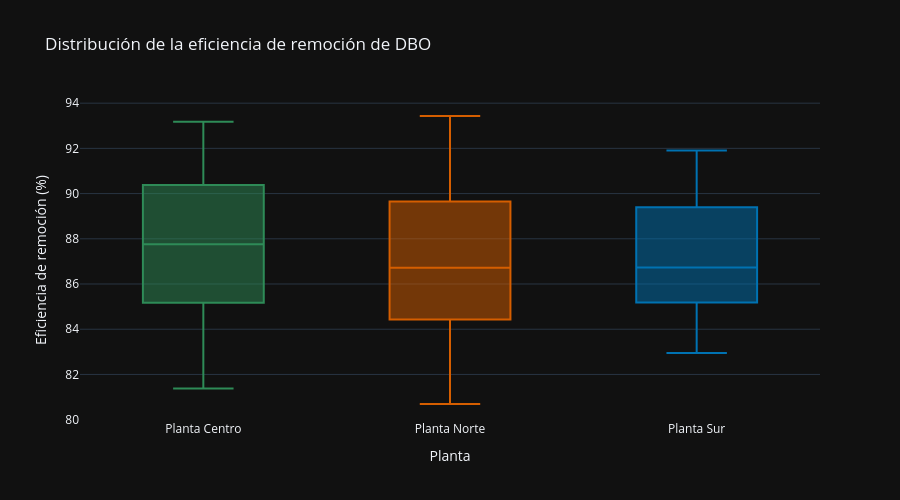

This figure's notebook cell:
### Code cell
fig_distribucion_eficiencia = px.box(
    df,
    x="planta",
    y="eficiencia_remocion_DBO_pct",
    color="planta",
    category_orders={
        "planta": ORDEN_PLANTAS
    },
    color_discrete_map=COLORES_PLANTAS,
    points="outliers",
    title="Distribución de la eficiencia de remoción de DBO",
    labels={
        "planta": "Planta",
        "eficiencia_remocion_DBO_pct":
            "Eficiencia de remoción (%)"
    },
    hover_data={
        "fecha_registro": True,
        "DBO_entrada_mg_L": ":.1f",
        "DBO_salida_mg_L": ":.1f"
    },
    template="plotly_dark"
)

fig_distribucion_eficiencia.update_layout(
    height=500,
    showlegend=False
)

fig_distribucion_eficiencia.show()

### Figure 1 — Plotly figure (JSON) as saved in the notebook; plotly's stock layout.template omitted (floating-point values rounded to 4 significant figures; data arrays with more than 128 entries replaced by an {"elided": "..."} marker saying what was removed)
{"data": [{"alignmentgroup": "True", "boxpoints": "outliers", "customdata": {"elided": "75x3 mixed values"}, "hovertemplate": "Planta=%{x}<br>Eficiencia de remoción (%)=%{y}<br>fecha_registro=%{customdata[0]}<br>DBO_entrada_mg_L=%{customdata[1]:.1f}<br>DBO_salida_mg_L=%{customdata[2]:.1f}<extra></extra>", "legendgroup": "Planta Centro", "marker": {"color": "#2E8B57"}, "name": "Planta Centro", "notched": false, "offsetgroup": "Planta Centro", "orientation": "v", "showlegend": true, "type": "box", "x": ["Planta Centro", "Planta Centro", "Planta Centro", "Planta Centro", "Planta Centro", "Planta Centro", "Planta Centro", "Planta Centro", "Planta Centro", "Planta Centro", "Planta Centro", "Planta Centro", "Planta Centro", "Planta Centro", "Planta Centro", "Planta Centro", "Planta Centro", "Planta Centro", "Planta Centro", "Planta Centro", "Planta Centro", "Planta Centro", "Planta Centro", "Planta Centro", "Planta Centro", "Planta Centro", "Planta Centro", "Planta Centro", "Planta Centro", "Planta Centro", "Planta Centro", "Planta Centro", "Planta Centro", "Planta Centro", "Planta Centro", "Planta Centro", "Planta Centro", "Planta Centro", "Planta Centro", "Planta Centro", "Planta Centro", "Planta Centro", "Planta Centro", "Planta Centro", "Planta Centro", "Planta Centro", "Planta Centro", "Planta Centro", "Planta Centro", "Planta Centro", "Planta Centro", "Planta Centro", "Planta Centro", "Planta Centro", "Planta Centro", "Planta Centro", "Planta Centro", "Planta Centro", "Planta Centro", "Planta Centro", "Planta Centro", "Planta Centro", "Planta Centro", "Planta Centro", "Planta Centro", "Planta Centro", "Planta Centro", "Planta Centro", "Planta Centro", "Planta Centro", "Planta Centro", "Planta Centro", "Planta Centro", "Planta Centro", "Planta Centro"], "x0": " ", "xaxis": "x", "y": [82.41, 90.15, 83.7, 87.7, 88.61, 91.62, 82.92, 88.39, 91.71, 86.21, 90.45, 85.25, 90.48, 88.73, 84.13, 85.51, 91.79, 91.2, 87.02, 82.54, 90.91, 91.18, 88.88, 83.41, 87.47, 87.53, 87.9, 91.02, 85.17, 83.99, 90.89, 88.02, 84.2, 83.61, 91.2, 82.76, 92.06, 92.51, 91.43, 85.2, 89.57, 91.16, 88.57, 89.11, 83.01, 83.3, 91.47, 87.76, 88.72, 93.17, 90.0, 86.49, 85.18, 89.13, 88.42, 89.28, 84.28, 87.94, 85.62, 85.56, 87.89, 82.6, 93.09, 85.63, 87.65, 86.44, 86.43, 81.38, 85.95, 92.16, 82.4, 89.47, 87.41, 82.57, 84.78], "y0": " ", "yaxis": "y"}, {"alignmentgroup": "True", "boxpoints": "outliers", "customdata": {"elided": "71x3 mixed values"}, "hovertemplate": "Planta=%{x}<br>Eficiencia de remoción (%)=%{y}<br>fecha_registro=%{customdata[0]}<br>DBO_entrada_mg_L=%{customdata[1]:.1f}<br>DBO_salida_mg_L=%{customdata[2]:.1f}<extra></extra>", "legendgroup": "Planta Norte", "marker": {"color": "#D55E00"}, "name": "Planta Norte", "notched": false, "offsetgroup": "Planta Norte", "orientation": "v", "showlegend": true, "type": "box", "x": ["Planta Norte", "Planta Norte", "Planta Norte", "Planta Norte", "Planta Norte", "Planta Norte", "Planta Norte", "Planta Norte", "Planta Norte", "Planta Norte", "Planta Norte", "Planta Norte", "Planta Norte", "Planta Norte", "Planta Norte", "Planta Norte", "Planta Norte", "Planta Norte", "Planta Norte", "Planta Norte", "Planta Norte", "Planta Norte", "Planta Norte", "Planta Norte", "Planta Norte", "Planta Norte", "Planta Norte", "Planta Norte", "Planta Norte", "Planta Norte", "Planta Norte", "Planta Norte", "Planta Norte", "Planta Norte", "Planta Norte", "Planta Norte", "Planta Norte", "Planta Norte", "Planta Norte", "Planta Norte", "Planta Norte", "Planta Norte", "Planta Norte", "Planta Norte", "Planta Norte", "Planta Norte", "Planta Norte", "Planta Norte", "Planta Norte", "Planta Norte", "Planta Norte", "Planta Norte", "Planta Norte", "Planta Norte", "Planta Norte", "Planta Norte", "Planta Norte", "Planta Norte", "Planta Norte", "Planta Norte", "Planta Norte", "Planta Norte", "Planta Norte", "Planta Norte", "Planta Norte", "Planta Norte", "Planta Norte", "Planta Norte", "Planta Norte", "Planta Norte", "Planta Norte"], "x0": " ", "xaxis": "x", "y": [85.79, 89.71, 90.09, 90.05, 92.11, 84.96, 86.96, 85.77, 88.27, 81.71, 87.84, 82.15, 81.46, 92.6, 84.41, 83.04, 86.17, 85.91, 86.99, 83.52, 82.43, 88.52, 86.38, 90.06, 90.98, 90.22, 90.75, 84.12, 80.69, 84.48, 86.94, 88.1, 81.43, 81.38, 82.92, 87.01, 90.91, 87.13, 81.68, 86.23, 90.88, 86.72, 81.58, 87.66, 85.12, 87.06, 90.94, 89.34, 90.28, 90.0, 90.19, 89.06, 85.15, 82.38, 82.22, 87.67, 84.62, 89.46, 84.51, 85.16, 80.88, 88.61, 85.93, 92.41, 85.89, 84.56, 83.67, 93.43, 90.92, 87.99, 85.79], "y0": " ", "yaxis": "y"}, {"alignmentgroup": "True", "boxpoints": "outliers", "customdata": {"elided": "54x3 mixed values"}, "hovertemplate": "Planta=%{x}<br>Eficiencia de remoción (%)=%{y}<br>fecha_registro=%{customdata[0]}<br>DBO_entrada_mg_L=%{customdata[1]:.1f}<br>DBO_salida_mg_L=%{customdata[2]:.1f}<extra></extra>", "legendgroup": "Planta Sur", "marker": {"color": "#0072B2"}, "name": "Planta Sur", "notched": false, "offsetgroup": "Planta Sur", "orientation": "v", "showlegend": true, "type": "box", "x": ["Planta Sur", "Planta Sur", "Planta Sur", "Planta Sur", "Planta Sur", "Planta Sur", "Planta Sur", "Planta Sur", "Planta Sur", "Planta Sur", "Planta Sur", "Planta Sur", "Planta Sur", "Planta Sur", "Planta Sur", "Planta Sur", "Planta Sur", "Planta Sur", "Planta Sur", "Planta Sur", "Planta Sur", "Planta Sur", "Planta Sur", "Planta Sur", "Planta Sur", "Planta Sur", "Planta Sur", "Planta Sur", "Planta Sur", "Planta Sur", "Planta Sur", "Planta Sur", "Planta Sur", "Planta Sur", "Planta Sur", "Planta Sur", "Planta Sur", "Planta Sur", "Planta Sur", "Planta Sur", "Planta Sur", "Planta Sur", "Planta Sur", "Planta Sur", "Planta Sur", "Planta Sur", "Planta Sur", "Planta Sur", "Planta Sur", "Planta Sur", "Planta Sur", "Planta Sur", "Planta Sur", "Planta Sur"], "x0": " ", "xaxis": "x", "y": [85.24, 91.68, 84.67, 90.82, 88.67, 91.29, 90.72, 85.63, 86.89, 83.69, 91.28, 87.49, 86.54, 84.5, 83.78, 90.37, 86.73, 91.39, 83.58, 88.25, 85.65, 85.66, 83.54, 87.18, 86.74, 83.97, 88.12, 86.75, 87.26, 88.4, 88.85, 86.48, 82.98, 84.05, 87.19, 85.09, 86.0, 89.39, 85.18, 85.29, 86.54, 91.9, 86.02, 89.92, 89.91, 82.95, 82.97, 86.13, 89.67, 86.64, 87.77, 91.47, 89.5, 84.81], "y0": " ", "yaxis": "y"}], "layout": {"boxmode": "overlay", "height": 500, "legend": {"title": {"text": "Planta"}, "tracegroupgap": 0}, "showlegend": false, "title": {"text": "Distribución de la eficiencia de remoción de DBO"}, "xaxis": {"anchor": "y", "categoryarray": ["Planta Centro", "Planta Norte", "Planta Sur"], "categoryorder": "array", "domain": [0, 1], "title": {"text": "Planta"}}, "yaxis": {"anchor": "x", "domain": [0, 1], "title": {"text": "Eficiencia de remoción (%)"}}}}
